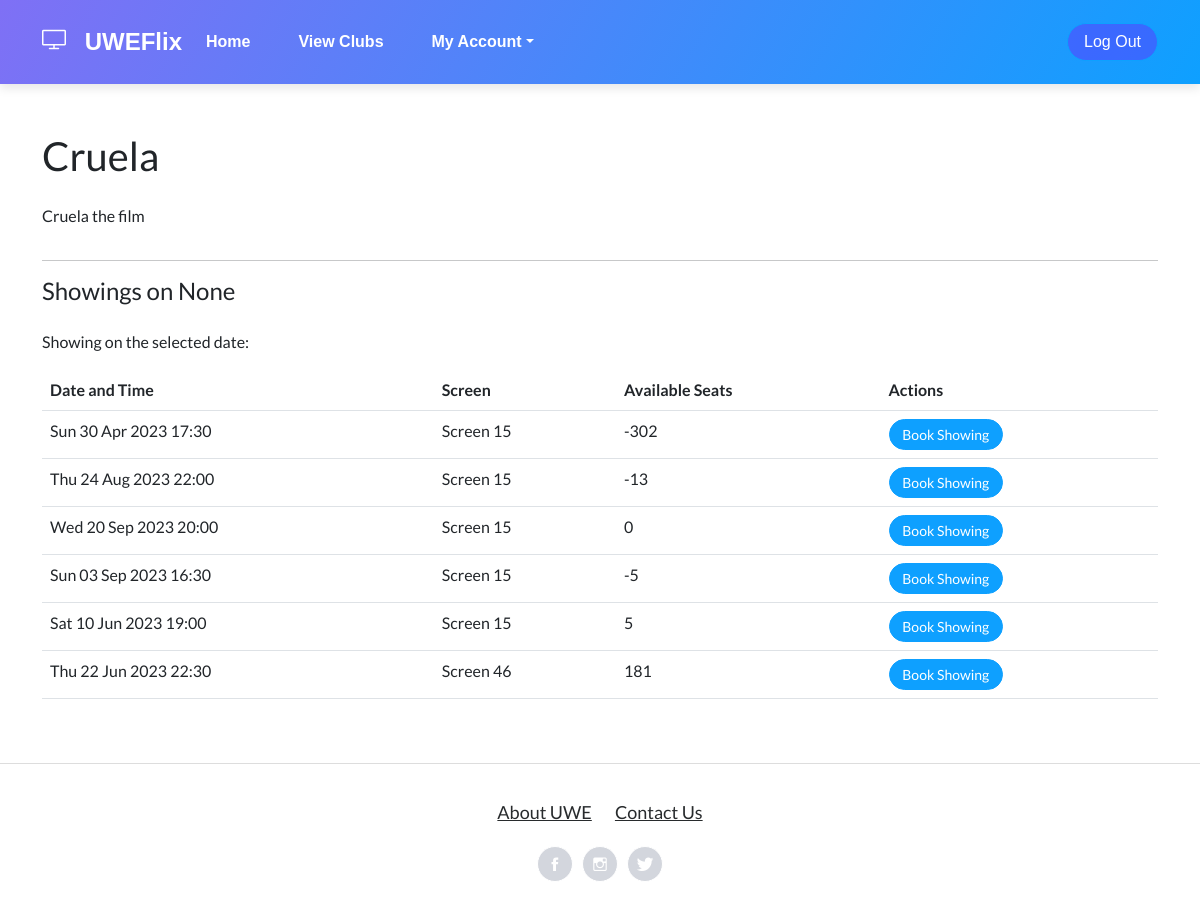
The page /index/film/1/?date=None on the database its author committed.
### CinManager/models.py (models this page shows)
class Film(models.Model):
    id = models.AutoField(primary_key=True)
    title = models.CharField(max_length=100)
    age_rating = models.PositiveSmallIntegerField()
    duration = models.PositiveIntegerField()
    trailer_description = models.TextField()
    imageurl = models.CharField(max_length=1000)

class Showing(models.Model):
    id = models.AutoField(primary_key=True)
    film = models.ForeignKey(Film, on_delete=models.DO_NOTHING)
    screen = models.ForeignKey(Screen, on_delete=models.DO_NOTHING)
    date = models.DateTimeField()
    bookedseats = models.IntegerField(default=0)

class Screen(models.Model):
    id = models.AutoField(primary_key=True)
    number = models.PositiveIntegerField()
    capacity = models.PositiveIntegerField(validators=[MaxValueValidator(300)])

### Index/views.py (the view)
# urls.py: path('film/<int:film_id>/', views.film_detail_view, name='film_detail'),
def film_detail_view(request, film_id):
    userpermissions = check_permissions(request)
    film = get_object_or_404(Film, id=film_id)
    if userpermissions == 2:
        club_rep = ClubRep.objects.get(user=request.user)
        club_id = club_rep.club.id
    else:
        club_id = 0
    selected_date = request.GET.get('date')
    print("SELECTED DATE:" , selected_date)
    if selected_date:
        try:
            selected_date = datetime.strptime(selected_date, '%Y-%m-%d').date()
            showings = Showing.objects.filter(film=film, date__date=selected_date)
            if not showings:
                messages.warning(request, "Sorry, there are no showings for this film on the selected date.")
        except ValueError:
            showings = Showing.objects.filter(film=film)
    else:
        showings = Showing.objects.filter(film=film)
    for showing in showings:
        showing.available_seats = showing.screen.capacity - showing.bookedseats if showing.bookedseats else showing.screen.capacity
    return render(request, 'UWEFlix/filmdetail.html', {'film': film, 'showings': showings, 'userpermissions': userpermissions, 'selected_date': selected_date, 'club_id': club_id})

### Index/views.py (called while the page is built)
def check_permissions(request):
    if request.user.is_authenticated:
        if request.user.groups.filter(name='Cinema Managers').exists():
            userpermission = 1
        elif request.user.groups.filter(name='Club Representatives').exists():
            userpermission = 2
        elif request.user.groups.filter(name='Account Managers').exists():
            userpermission = 3
        elif request.user.groups.filter(name='Guest').exists():
            userpermission = 4
        else:
            userpermission = 0
    else:
        return redirect('Login')
    return userpermission

### web_project/templates/UWEFlix/filmdetail.html (shortened to what this page needs)
{% extends "UWEFlix/layout.html" %}
{% load static %}
{% block content %}
<div class="container my-5">
    <div class="row">
        <div class="col-md-8">
            <h1 class="mb-4">{{ film.title }}</h1>
            <p>{{ film.trailer_description }}</p>
        </div>
    </div>
    <hr>
    <div class="row">
        <div class="col-md-12">
            <h4 class="mb-4">Showings{% if selected_date %} on {{ selected_date }}{% endif %}</h4>
            {% if selected_date %}
            {% if showings %}
            <p>Showing on the selected date:</p>
            {% else %}
            <p>Sorry, there are no showings on the selected date.</p>
            {% endif %}
            {% endif %}
            {% if showings %}
            <table class="table">
                <thead>
                    <tr>
                        <th>Date and Time</th>
                        <th>Screen</th>
                        <th>Available Seats</th>
                        <th>Actions</th>
                    </tr>
                </thead>
                <tbody>
                    {% for showing in showings %}
                    <tr>
                        <td>{{ showing.date|date:'D d M Y H:i' }}</td>
                        <td>Screen {{ showing.screen.number }}</td>
                        <td>{{ showing.available_seats }}</td>
                        <td>
                            {% if showing.available_seats > 0 %}
                            <form method="post" action="{% url 'add_to_cart' showing_id=showing.id %}">
                                <button type="submit" class="btn btn-primary btn-sm">Book Showing</button>
                            </form>
                            {% else %}
                            <button type="button" class="btn btn-primary btn-sm" data-bs-toggle="modal"
                                data-bs-target="#no-seats-modal">
                                Book Showing
                            </button>
                            {% endif %}
                        </td>
                    </tr>
                    {% endfor %}
                </tbody>
            </table>
            {% endif %}
        </div>
    </div>
</div>
{% endblock %}

### rows shown on the page
Film: title "Cruela", trailer_description "Cruela the film"
Showing: date "Sun 30 Apr 2023 17:30", screen.number "15", available_seats "-302", shows "Book Showing"
Showing: date "Thu 24 Aug 2023 22:00", screen.number "15", available_seats "-13", shows "Book Showing"
Showing: date "Wed 20 Sep 2023 20:00", screen.number "15", available_seats "0", shows "Book Showing"
Showing: date "Sun 03 Sep 2023 16:30", screen.number "15", available_seats "-5", shows "Book Showing"
Showing: date "Sat 10 Jun 2023 19:00", screen.number "15", available_seats "5", shows "Book Showing"
Showing: date "Thu 22 Jun 2023 22:30", screen.number "46", available_seats "181", shows "Book Showing"

### other values the page prints
{{ selected_date }} "None"
